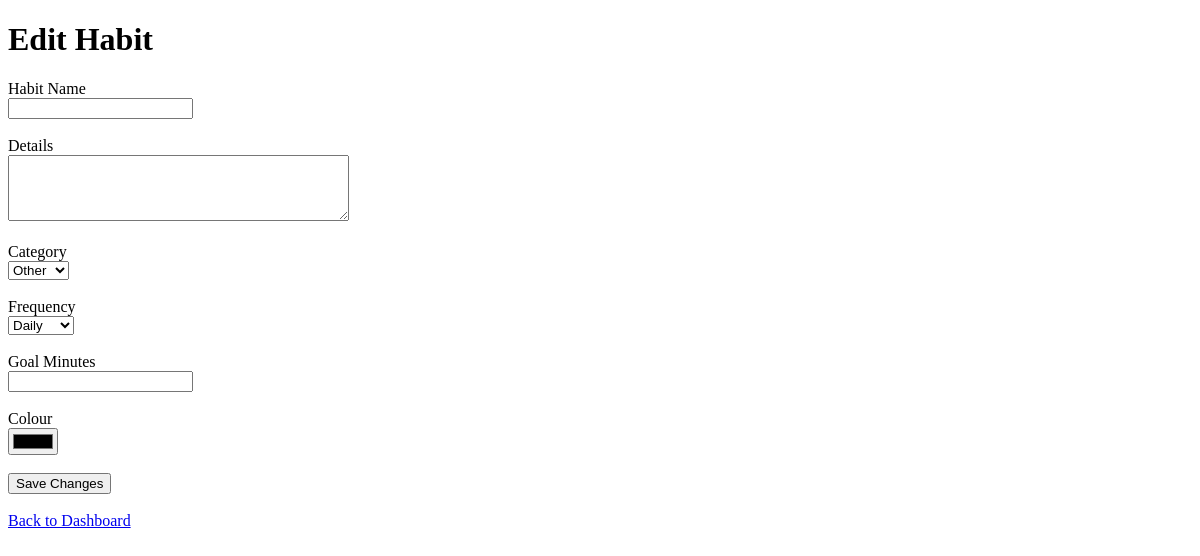
Page /edit/10 (signed in) on the earlier database version.
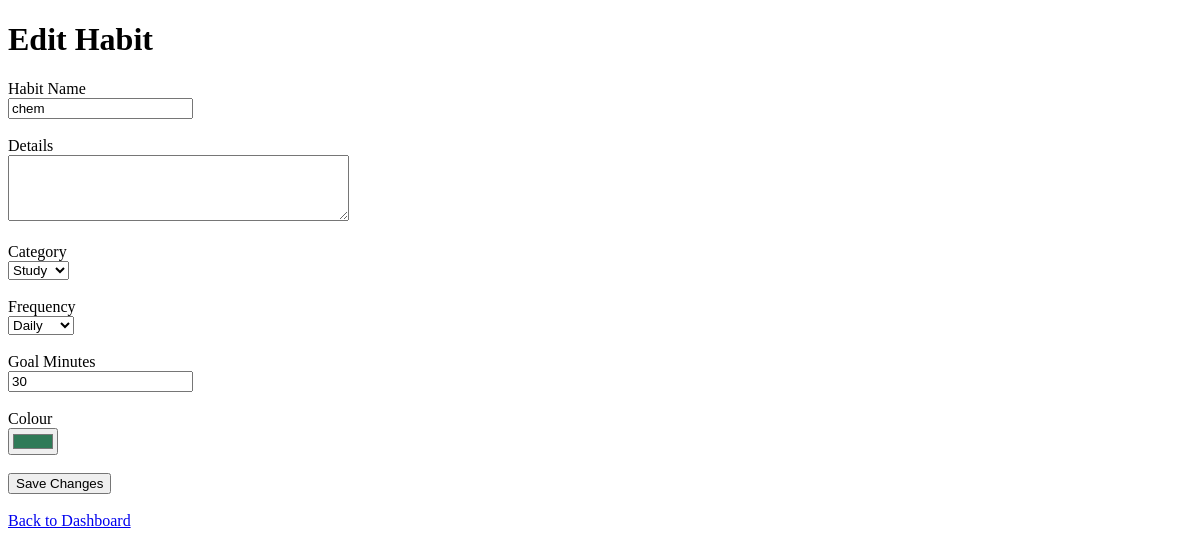
Same page on the later database version.
### tables this page shows
CREATE TABLE habits (
            id INTEGER PRIMARY KEY AUTOINCREMENT,
            user_email TEXT NOT NULL,
            habit_name TEXT NOT NULL,
            details TEXT
        , category TEXT DEFAULT 'Other', frequency TEXT DEFAULT 'Daily', goal_minutes INTEGER DEFAULT 30, color TEXT DEFAULT '#2f7a57', action_id INTEGER);

### app.py (the view, shortened to what this page needs)
@app.route("/edit/<int:habit_id>", methods=["GET", "POST"])
def edit_habit(habit_id):
    if "user_email" not in session:
        return redirect(url_for("login"))
    conn = sqlite3.connect("life_tracker.db")
    habit = conn.execute(
        """
        SELECT *
        FROM habits
        WHERE id = ?
        AND user_email = ?
        """,
        (
            habit_id,
            session["user_email"]
        )
    ).fetchone()
    conn.close()
    return render_template(
        "edit_habit.html",
        habit=habit
    )

### templates/edit_habit.html (shortened to what this page needs)
{% extends "layout.html" %}
{% block body %}
<h1>Edit Habit</h1>
<form method="POST">
    <label>Habit Name</label><br>
    <input
        type="text"
        name="habit_name"
        value="{{ habit[2] }}"
        required
    >
    <br><br>
    <label>Details</label><br>
    <textarea
        name="details"
        rows="4"
        cols="40"
    >{{ habit[3] }}</textarea>
    <br><br>
<label>Category</label><br>
<select name="category">
    <option value="Other" {% if habit[4] == "Other" %}selected{% endif %}>Other</option>
    <option value="Study" {% if habit[4] == "Study" %}selected{% endif %}>Study</option>
</select>
<br><br>
<label>Frequency</label><br>
<select name="frequency">
    <option value="Daily" {% if habit[5] == "Daily" %}selected{% endif %}>Daily</option>
</select>
<br><br>
<label>Goal Minutes</label><br>
<input
    type="number"
    name="goal_minutes"
    value="{{ habit[6] }}"
    min="1"
>
<br><br>
<label>Colour</label><br>
<input
    type="color"
    name="color"
    value="{{ habit[7] }}"
>
<br><br>
    <button type="submit">Save Changes</button>
</form>
<br>
<a href="{{ url_for('dashboard') }}">
    Back to Dashboard
</a>
{% endblock %}

Differences in the rows shown:
added habits: habit_name "chem", category "Study", frequency "Daily", goal_minutes "30", color "#2f7a57"
Other differences:
form field category: "Other" → (not shown)
form field frequency: "Daily" → (not shown)
form field color: "#000000" → (not shown)
